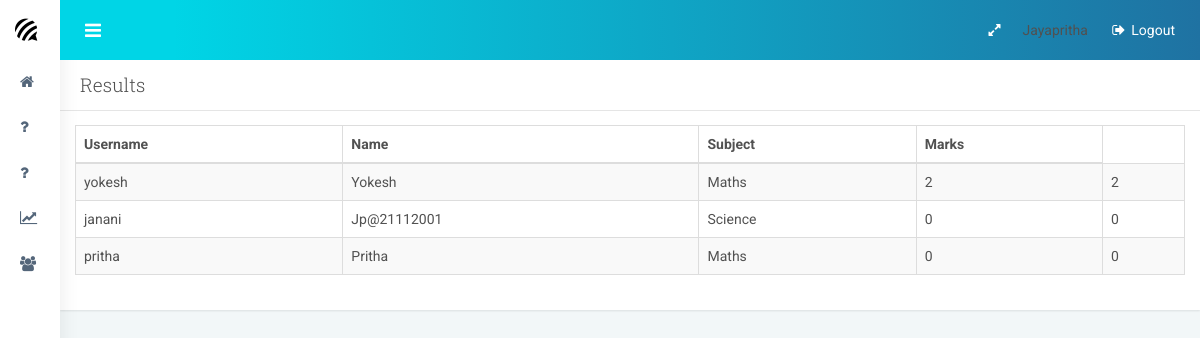
Page /examadmin/view_results/ (signed in) on the earlier database version.
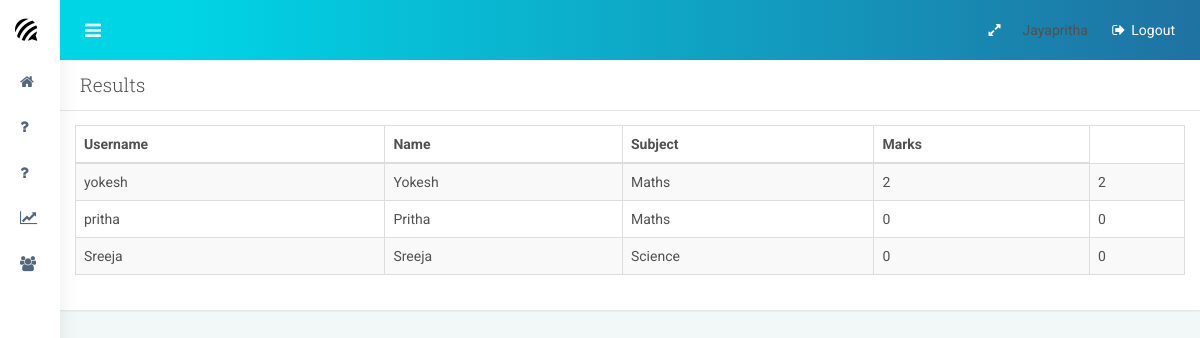
Same page on the later database version.
### accounts/models.py (models this page shows, shortened)
class User(AbstractBaseUser):
	email= models.CharField(verbose_name='email', max_length=150,unique=True)
	name=models.CharField(max_length=150,null=True)
	username=models.CharField(max_length=20,verbose_name='username',unique=True)
	subject=models.ForeignKey(Subject,on_delete=models.CASCADE,null=True,blank=True)
	date_joind=models.DateTimeField(verbose_name='date joind', auto_now_add=True)
	is_active = models.BooleanField(default=True)
	is_admin = models.BooleanField(default=False)
	is_staff=models.BooleanField(default=False)
	USERNAME_FIELD = 'username'
	REQUIRED_FIELDS = ['name','email']
	objects = UserManager()

### admin_dash/models.py (models this page shows)
class Subject(models.Model):
    subject=models.CharField(max_length=150,unique=True)
    def __str__(self):
        return self.subject

### admin_dash/views.py (the view)
# urls.py: path('view_results/', views.view_results, name='view_results'),
@staff_member_required
def view_results(request):
    testname=TestName.objects.all()
    students=User.objects.filter(is_staff=False,is_admin=False)
    data=[]
    for student in students:
        std={}
        exams=Answer.objects.filter(student=student)
        std['student']=student
        pp=[]
        for p in testname:
            m=0
            for q in exams:
                if q.question.testname==p and q.answer==q.question.answers:
                    m=m+1
            pp.append(m)
            std['testname']=pp
        no_of_tests=len(pp)
        data.append(std)
    context={
        'datas':data,
        'total_tests':range(0,no_of_tests)
    }
    return render(request,'view_results.html',context)

### admin_dash/templates/view_results.html (shortened to what this page needs)
{% extends 'exam_admin_base.html' %}
{% block 'content' %}
<div class="panel">
    <div class="panel-heading">
        <h3 class="panel-title">Results</h3>
    </div>
    <div class="panel-body">
        <table id="datatable1" class="table table-striped table-bordered">
            <thead>
                <tr>
                    <th class="min-tablet">Username</th>
                    <th class="min-tablet">Name</th>
                    <th class="min-tablet">Subject</th>
                    <th class="min-tablet">Marks</th>
                </tr>
            </thead>
            <tbody>
               {% for data in datas %}
                <tr>
                    <td>{{data.student.username}}</td>
                    <td>{{data.student.name}}</td>
                    <td>{{data.student.subject}}</td>
                    {% for i in total_tests %}
                    <td>{{data.testname.0}}</td>
                    {% endfor %}
                </tr>
                {% endfor %}
    </tbody>
        </table>
    </div>
</div>
{% endblock %}

### admin_dash/templates/exam_admin_base.html (shortened to what this page needs)
{% load static %}
<!DOCTYPE html>
<html lang="en">
    <head>
        <link href="{% static 'css/bootstrap.min.css' %}" rel="stylesheet">
        <link href="{% static 'css/style.css' %}" rel="stylesheet">
        <link href="{% static 'plugins/font-awesome/css/font-awesome.min.css' %}" rel="stylesheet">
        <link href="{% static 'plugins/switchery/switchery.min.css' %}" rel="stylesheet">
        <link href="{% static 'plugins/bootstrap-select/bootstrap-select.min.css' %}" rel="stylesheet">
        <link href="{% static 'plugins/jquery-ricksaw-chart/css/rickshaw.css' %}" rel="stylesheet">
        <link href="{% static 'plugins/bootstrap-validator/bootstrapValidator.min.css' %}" rel="stylesheet">
        <link href="{% static 'css/demo/jquery-steps.min.css' %}" rel="stylesheet">
        <link href="{% static 'plugins/summernote/summernote.min.css' %}" rel="stylesheet">
        <link href="{% static 'css/demo/jasmine.css' %}" rel="stylesheet">
        <link href="{% static 'plugins/pace/pace.min.css' %}" rel="stylesheet">
        <link href="{% static 'admin/plugins/datatables/extensions/Responsive/css/dataTables.responsive.css' %}" rel="stylesheet">
    </head>
    <body>
        <div id="container" class="effect mainnav-sm navbar-fixed mainnav-fixed">
            <header id="navbar">
                <div id="navbar-container" class="boxed">
                    <div class="navbar-content clearfix">
                        <ul class="nav navbar-top-links pull-left">
                            <li class="tgl-menu-btn">
                                <a class="mainnav-toggle" href="#"> <i class="fa fa-navicon fa-lg"></i> </a>
                            </li>
                        </ul>
                        <ul class="nav navbar-top-links pull-right">
                            <li class="hidden-xs" id="toggleFullscreen">
                                <a class="fa fa-expand" data-toggle="fullscreen" href="#" role="button">
                                </a>
                            </li>
                            <li id="dropdown-user" class="dropdown">
                                <div class="username hidden-xs">{{request.user.name}}</div>
                            </li>
                            <li>
                                <a href="{% url 'logout' %}"> <i class="fa fa-sign-out fa-fw"></i> Logout </a>
                            </li>
                        </ul>
                    </div>
                </div>
            </header>
              <div class="boxed">
                 <div id="content-container">
                    {% block 'content' %}
                    {% endblock %}
                </div>
                <nav id="mainnav-container">
                    <div class="navbar-header">
                        <a href="" class="navbar-brand">
                            <i class="fa fa-forumbee brand-icon"></i>
                            <div class="brand-title">
                                <span class="brand-text">TechSnap</span>
                            </div>
                        </a>
                    </div>
                    <div id="mainnav">
                        <div id="mainnav-menu-wrap">
                            <div class="nano">
                                <div class="nano-content">
                                    <ul id="mainnav-menu" class="list-group">
                                        <li> <a href="{% url 'exam_admin_home'%}"> <i class="fa fa-home"></i> <span class="menu-title"> Dashboard </span> </a> </li>
                                        <li> <a href="{% url 'add_question'%}"> <i class="fa fa-question"></i> <span class="menu-title"> Add Questions </span> </a> </li>
                                        <li> <a href="{% url 'view_question'%}"> <i class="fa fa-question"></i> <span class="menu-title"> View Questions </span> </a> </li>
                                        <li> <a href="{% url 'view_results'%}"> <i class="fa fa-line-chart"></i> <span class="menu-title"> View Student Results </span> </a> </li>
                                        <li> <a href="{% url 'student_list'%}"> <i class="fa fa-users"></i> <span class="menu-title"> View Students </span> </a> </li>
                                    </ul>
                                </div>
                            </div>
                        </div>
                    </div>
                </nav>
             </div>
         </div>
    </body>
</html>

Differences in the rows shown:
removed User: student.username "janani", student.name "Jp@21112001", student.subject "Science", testname.0 "0" "0"
added User: student.username "Sreeja", student.name "Sreeja", student.subject "Science", testname.0 "0" "0"
